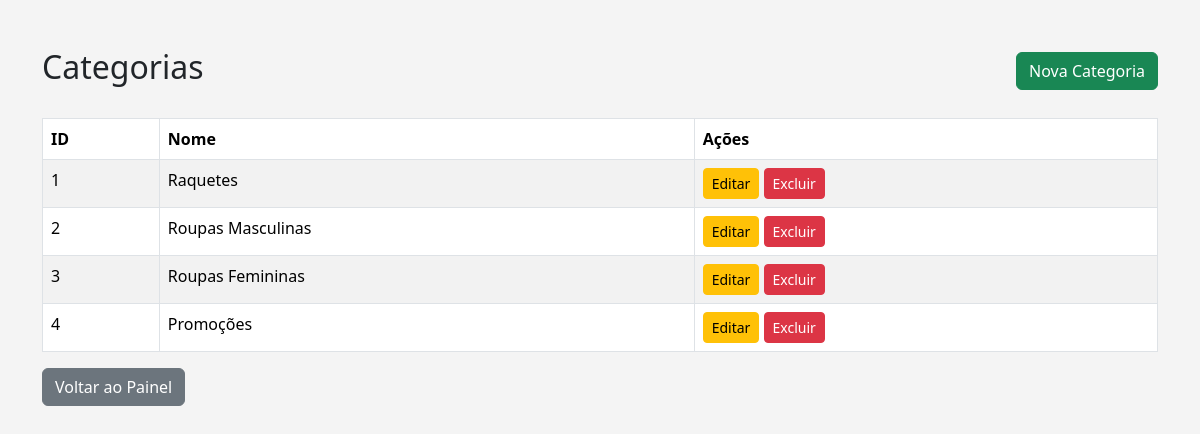
The page /admin/categorias/listar.php (signed in) on the database as committed earlier.
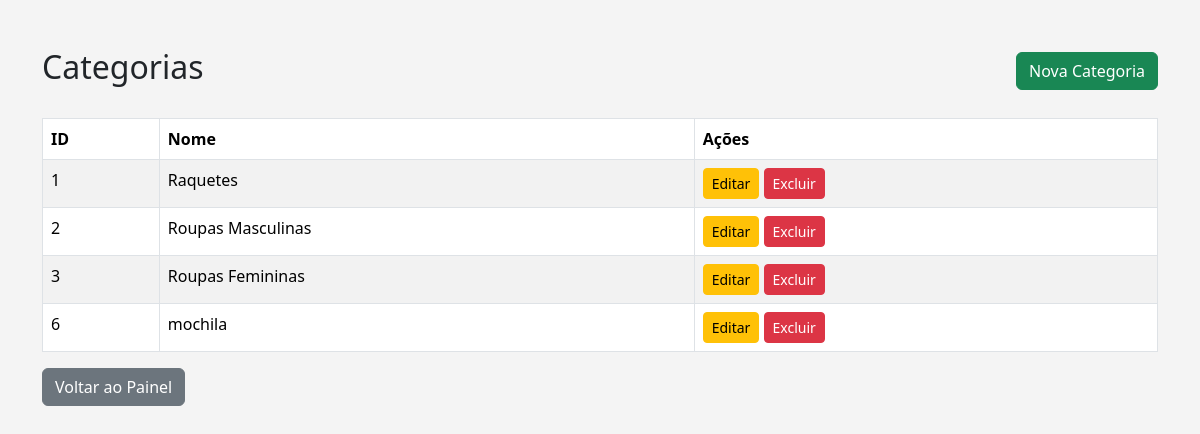
The same page on the database as committed later.
### tables this page shows
CREATE TABLE `categorias` (
  `id_categoria` int(11) NOT NULL,
  `nome` varchar(100) NOT NULL
);

### admin/categorias/listar.php (the view, shortened to what this page needs)
<?php
include '../../conexao.php';
$sql = "SELECT * FROM categorias";
$resultado = $conn->query($sql);
?>
<!DOCTYPE html>
<html lang="pt-br">
<head>
    <link href="https://cdn.jsdelivr.net/npm/bootstrap@5.3.8/dist/css/bootstrap.min.css" rel="stylesheet">
    <link rel="stylesheet" href="../style-admin.css">
</head>
<body>
    <div class="container py-5">
        <div class="d-flex justify-content-between align-items-center mb-4">
            <h2>Categorias</h2>
            <a href="cadastrar.php" class="btn btn-success">
                Nova Categoria
            </a>
        </div>
        <table class="table table-bordered table-striped">
            <thead>
                <tr>
                    <th>ID</th>
                    <th>Nome</th>
                    <th>Ações</th>
                </tr>
            </thead>
            <tbody>
                <?php while ($categoria = $resultado->fetch_assoc()) { ?>
                    <tr>
                        <td>
                            <?php echo $categoria['id_categoria']; ?>
                        </td>
                        <td>
                            <?php echo $categoria['nome']; ?>
                        </td>
                        <td>
                            <a
                                href="editar.php?id=<?php echo $categoria['id_categoria']; ?>"
                                class="btn btn-warning btn-sm"
                            >
                                Editar
                            </a>
                            <a
                                href="excluir.php?id=<?php echo $categoria['id_categoria']; ?>"
                                class="btn btn-danger btn-sm"
                                onclick="return confirm('Deseja realmente excluir esta categoria?')"
                            >
                                Excluir
                            </a>
                        </td>
                    </tr>
                <?php } ?>
            </tbody>
        </table>
        <a href="../painel.php" class="btn btn-secondary">
            Voltar ao Painel
        </a>
    </div>
</body>
</html>

Rows that differ between the two databases and show on the page:
removed categorias: id_categoria "4", nome "Promoções"
added categorias: id_categoria "6", nome "mochila"
